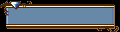

Below is a game level as drawn by its tile map, then a one-line description and the .tmx file that defines it, in full:
An orthogonal 15x4 tile map with 8x8 px tiles, 1 tile layer (BG1).

<map version="1.10" tiledversion="1.10.2" orientation="orthogonal" renderorder="right-down" width="15" height="4" tilewidth="8" tileheight="8" infinite="0" nextlayerid="2" nextobjectid="1">
 <tileset firstgid="1" name="MenuTiles" tilewidth="8" tileheight="8" tilecount="128" columns="16">
  <properties>
   <property name="Offset" value="0x0000" />
  </properties>
  <image source="../../../../tools/MenuTiles_FE8U.png" width="128" height="64" />
 </tileset>
 <layer id="1" name="BG1" width="15" height="4">
  <properties>
   <property name="Layer" value="1" />
  </properties>
  <data encoding="csv">
17,18,19,20,4,4,4,4,4,4,4,4,4,5,6,
21,22,23,10,10,10,10,10,10,10,10,10,10,10,11,
7,10,10,10,10,10,10,10,10,10,10,10,10,10,11,
27,28,29,29,29,29,29,29,29,29,29,29,30,31,32
</data>
 </layer>
</map>
